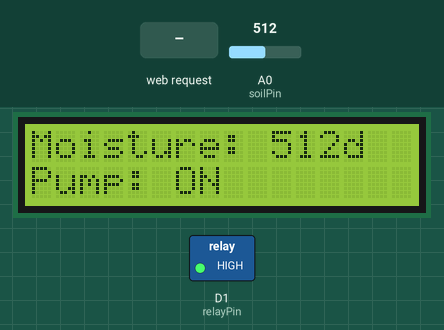
This sketch was run on a simulated ESP8266 (NodeMCU). On the bench: 16×2 character LCD, switched loads named in the sketch (green lamp = pin HIGH). Inputs (shaded band) come from the test bench; at power-on: A0 (soilPin) = 512. WiFi joins after 1.5 s; servers stay silent unless stated; what the sketch prints to the serial monitor is not drawn.

Above: at 2.7 s.
2.8 s: A0 (soilPin) set to 482
At 4.0 s:
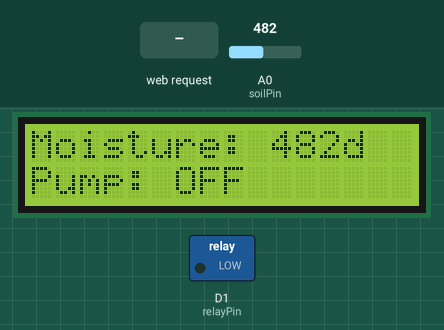
5.1 s: A0 (soilPin) set to 1023
At 6.0 s:
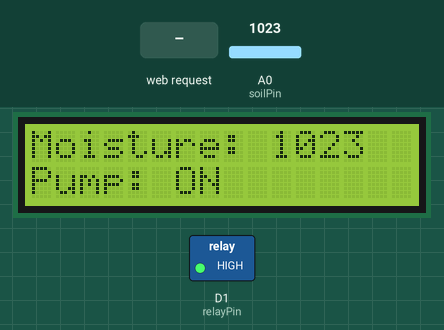
7.2 s: A0 (soilPin) set to 490
At 8.9 s:
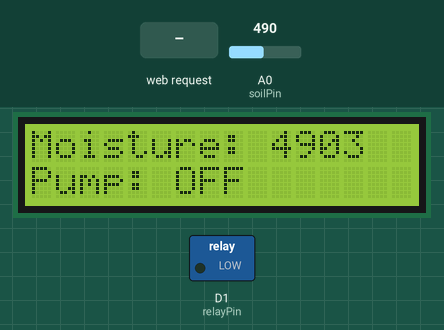
9.2 s: HTTP request GET /pump/on received
At 10.6 s:
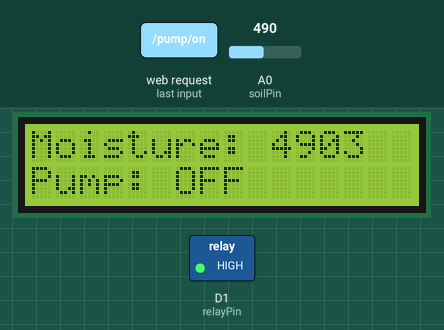
Timing chart, 0 to 12.3 s (numbered marks = the images above; inputs shaded):
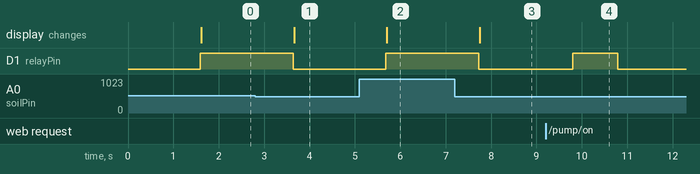

Measured:
- the behaviour switches between 501 and 500 on A0 (soilPin) (found by bisection; images 0 and 1)
- after the input at 2.8 s, D1 (relayPin): HIGH → LOW after 0.84 s; the display: changes after 0.86 s (image 1)
- after the input at 5.1 s, D1 (relayPin): LOW → HIGH after 0.58 s; the display: changes after 0.61 s (image 2)
- after the input at 7.2 s, D1 (relayPin): HIGH → LOW after 0.53 s; the display: changes after 0.55 s (image 3)
- after the input at 9.2 s, D1 (relayPin): LOW → HIGH after 0.59 s, → LOW 1.0 s later

The sketch:

irrigation.ino
```cpp
#include <ESP8266WiFi.h>  // Use <WiFi.h> for ESP32
#include <LiquidCrystal_I2C.h>  // Optional: I2C LCD

// Wi-Fi credentials
const char* ssid = "YOUR_SSID";
const char* password = "YOUR_PASSWORD";

// Pins
const int soilPin = A0;
const int relayPin = D1;  // GPIO for relay

int soilValue;
int threshold = 500;  // Default threshold
bool pumpState = false;

WiFiServer server(80);

LiquidCrystal_I2C lcd(0x27, 16, 2); // For I2C LCD

void setup() {
  Serial.begin(115200);
  pinMode(relayPin, OUTPUT);
  digitalWrite(relayPin, LOW);

  lcd.begin();
  lcd.backlight();
  lcd.print("Connecting WiFi");

  // Connect to Wi-Fi
  WiFi.begin(ssid, password);
  while (WiFi.status() != WL_CONNECTED) {
    delay(500);
    Serial.print(".");
  }
  lcd.clear();
  lcd.print("WiFi Connected");

  server.begin();
}

void loop() {
  soilValue = analogRead(soilPin);

  // Auto Pump Control
  if (soilValue > threshold) {
    digitalWrite(relayPin, HIGH);
    pumpState = true;
  } else {
    digitalWrite(relayPin, LOW);
    pumpState = false;
  }

  // Display on LCD
  lcd.setCursor(0,0);
  lcd.print("Moisture: " + String(soilValue));
  lcd.setCursor(0,1);
  lcd.print("Pump: " + String(pumpState ? "ON " : "OFF"));

  // Web Server
  WiFiClient client = server.available();
  if (client) {
    String request = client.readStringUntil('\r');
    Serial.println(request);
    client.flush();

    // Check URL commands
    if (request.indexOf("/pump/on") != -1) {
      digitalWrite(relayPin, HIGH);
      pumpState = true;
    }
    if (request.indexOf("/pump/off") != -1) {
      digitalWrite(relayPin, LOW);
      pumpState = false;
    }

    // Respond to client
    client.print("HTTP/1.1 200 OK\r\nContent-Type: text/html\r\n\r\n");
    client.print("<h1>Smart Irrigation</h1>");
    client.print("Moisture: " + String(soilValue) + "<br>");
    client.print("Pump: " + String(pumpState ? "ON" : "OFF") + "<br>");
    client.print("<a href=\"/pump/on\">Turn Pump ON</a><br>");
    client.print("<a href=\"/pump/off\">Turn Pump OFF</a><br>");
    client.stop();
  }

  delay(1000);
}
```
